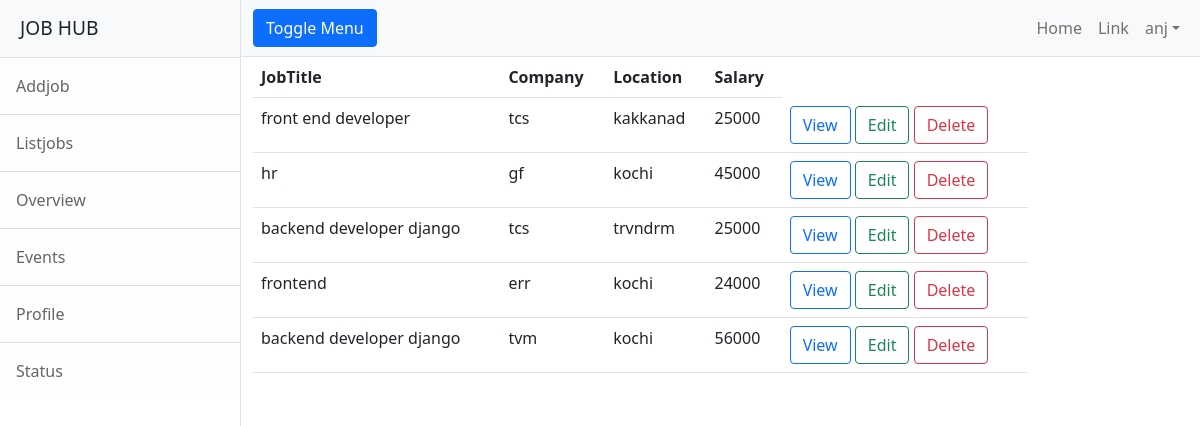
Page /employer/jobs/all (signed in) on the committed database.
### employer/models.py (models this page shows, shortened)
class Jobs(models.Model):
    job_title=models.CharField(max_length=120)
    company_name=models.CharField(max_length=120)
    location = models.CharField(max_length=120)
    salary=models.IntegerField(null=0)
    experience=models.PositiveIntegerField(default=0)

### employer/views.py (the view)
# urls.py: path("jobs/all",views.ListJobView.as_view(),name="emp-alljobs"),
class ListJobView(ListView):
    model = Jobs
    context_object_name = "jobs"
    template_name = "emp-listjob.html"

### employer/templates/emp-listjob.html (shortened to what this page needs)
{%extends 'base.html'%}
{%block body_block%}
<div class="row">
    <div class="col-10">
        <table class="table">
            <tr>
                <th>JobTitle</th>
                <th>Company</th>
                <th>Location</th>
                <th>Salary</th>
            </tr>
            {%for job in jobs%}
            <tr>
                <td>{{job.job_title}}</td>
                 <td>{{job.company_name}}</td>
                 <td>{{job.location}}</td>
                 <td>{{job.salary}}</td>
                <td>
                    <a href="{%url 'emp-jobdetail' job.id%}" class="btn btn-outline-primary">View</a>
                    <a href="{%url 'emp-editjob' job.id%}" class="btn btn-outline-success">Edit</a>
                    <a href="{%url 'emp-deletejob' job.id%}" class="btn btn-outline-danger">Delete</a>
                </td>
            </tr>
            {%endfor%}
        </table>
    </div>
    <div class="col-1"></div>
</div>
{%endblock%}

### employer/templates/base.html (shortened to what this page needs)
<!DOCTYPE html>
{%load static%}
<html lang="en">
    <head>
        <link href="{%static 'css/styles.css'%}" rel="stylesheet" />
    </head>
    <body>
        <div class="d-flex" id="wrapper">
            <div class="border-end bg-white" id="sidebar-wrapper">
                <div class="sidebar-heading border-bottom bg-light">JOB HUB</div>
                <div class="list-group list-group-flush">
                    <a class="list-group-item list-group-item-action list-group-item-light p-3" href="{%url 'emp-addjob' %}">Addjob</a>
                    <a class="list-group-item list-group-item-action list-group-item-light p-3" href="{%url 'emp-alljobs'%}">Listjobs</a>
                    <a class="list-group-item list-group-item-action list-group-item-light p-3" href="#!">Overview</a>
                    <a class="list-group-item list-group-item-action list-group-item-light p-3" href="#!">Events</a>
                    <a class="list-group-item list-group-item-action list-group-item-light p-3" href="#!">Profile</a>
                    <a class="list-group-item list-group-item-action list-group-item-light p-3" href="#!">Status</a>
                </div>
            </div>
            <div id="page-content-wrapper">
                <nav class="navbar navbar-expand-lg navbar-light bg-light border-bottom">
                    <div class="container-fluid">
                        <button class="btn btn-primary" id="sidebarToggle">Toggle Menu</button>
                        <div class="collapse navbar-collapse" id="navbarSupportedContent">
                            <ul class="navbar-nav ms-auto mt-2 mt-lg-0">
                                <li class="nav-item active"><a class="nav-link" href="#!">Home</a></li>
                                <li class="nav-item"><a class="nav-link" href="#!">Link</a></li>
                                <li class="nav-item dropdown">
                                    <a class="nav-link dropdown-toggle" id="navbarDropdown" href="#" role="button" data-bs-toggle="dropdown" aria-haspopup="true" aria-expanded="false">{{request.user}}</a>
                                </li>
                            </ul>
                        </div>
                    </div>
                </nav>
                <div class="container-fluid">
                    {%block body_block%}
                    {%endblock%}
                </div>
            </div>
        </div>
    </body>
</html>

### rows in the picture
Jobs: job_title "front end developer", company_name "tcs", location "kakkanad", salary "25000"
Jobs: job_title "hr", company_name "gf", location "kochi", salary "45000"
Jobs: job_title "backend developer django", company_name "tcs", location "trvndrm", salary "25000"
Jobs: job_title "frontend", company_name "err", location "kochi", salary "24000"
Jobs: job_title "backend developer django", company_name "tvm", location "kochi", salary "56000"

### other values in the picture
{{ request.user }} "anj"
